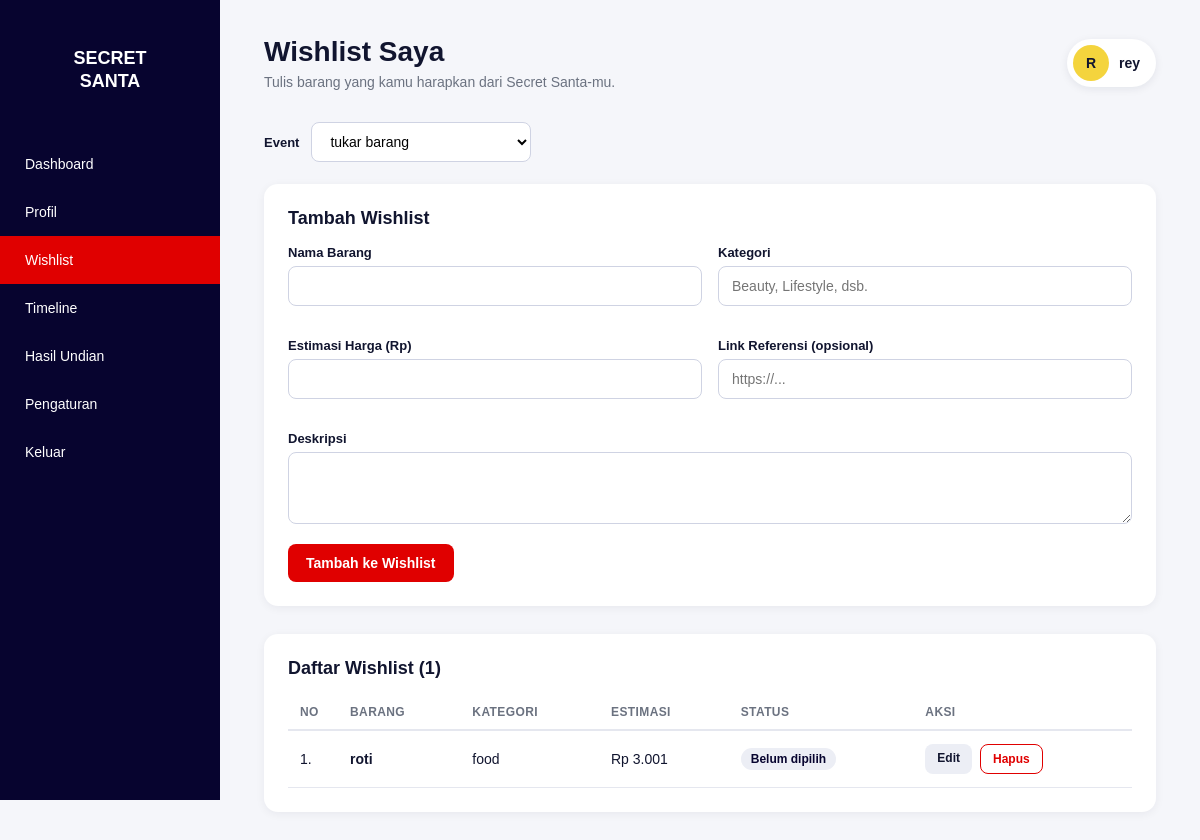
Page /pages/wishlist/saya.php (signed in) on the committed database.
### tables this page shows
CREATE TABLE `events` (
  `id` int(11) NOT NULL,
  `user_id` int(11) NOT NULL,
  `nama_event` varchar(150) NOT NULL,
  `deskripsi` text DEFAULT NULL,
  `budget` decimal(12,2) DEFAULT 0.00,
  `tanggal_event` date DEFAULT NULL,
  `status` enum('draft','aktif','selesai') DEFAULT 'draft',
  `created_at` timestamp NOT NULL DEFAULT current_timestamp()
);

CREATE TABLE `peserta` (
  `id` int(11) NOT NULL,
  `event_id` int(11) NOT NULL,
  `user_id` int(11) NOT NULL,
  `nama` varchar(100) NOT NULL,
  `email` varchar(100) NOT NULL,
  `no_hp` varchar(20) DEFAULT NULL,
  `status` enum('aktif','nonaktif') DEFAULT 'aktif',
  `created_at` timestamp NOT NULL DEFAULT current_timestamp()
);

CREATE TABLE `wishlist` (
  `id` int(11) NOT NULL,
  `peserta_id` int(11) NOT NULL,
  `nama_barang` varchar(150) NOT NULL,
  `kategori` varchar(100) DEFAULT NULL,
  `estimasi_harga` decimal(12,2) DEFAULT 0.00,
  `deskripsi` text DEFAULT NULL,
  `link_referensi` varchar(255) DEFAULT NULL,
  `status` enum('belum_dipilih','dipilih') DEFAULT 'belum_dipilih',
  `created_at` timestamp NOT NULL DEFAULT current_timestamp()
);

### includes/functions.php (called while the page is built, shortened)
<?php
function h($str)
{
    return htmlspecialchars((string) $str, ENT_QUOTES, 'UTF-8');
}
function rupiah($angka): string
{
    return 'Rp ' . number_format((float) $angka, 0, ',', '.');
}
function get_user_events(mysqli $conn, int $user_id): array
{
    $stmt = $conn->prepare(
        "SELECT e.id, e.nama_event, e.deskripsi, e.budget, e.tanggal_event, e.status,
                p.id AS peserta_id, p.created_at AS tanggal_ikut
         FROM peserta p
         JOIN events e ON e.id = p.event_id
         WHERE p.user_id = ?
         ORDER BY (e.status = 'selesai') ASC, e.tanggal_event ASC, e.id DESC"
    );
    $stmt->bind_param('i', $user_id);
    $stmt->execute();
    $rows = $stmt->get_result()->fetch_all(MYSQLI_ASSOC);
    return $rows;
}
?>

### config/config.php (called while the page is built, shortened)
<?php
$base_url = 'http://localhost:8080/Project-TA-rey-nesya-rendra/';
function base_url($path = '')
{
    global $base_url;
    return $base_url . ltrim($path, '/');
}
?>

### pages/wishlist/saya.php (the view, shortened to what this page needs)
<?php
require_once __DIR__ . '/../../config/config.php';
require_once __DIR__ . '/../../includes/functions.php';
$user_id = (int) $_SESSION['user_id'];
$my_events = get_user_events($conn, $user_id);
$event_id   = 0;
$peserta_id = 0;
if ($my_events) {
    $picked    = $my_events[0];
    $event_id   = (int) $picked['id'];
    $peserta_id = (int) $picked['peserta_id'];
}
$self = base_url('pages/wishlist/saya.php?event_id=' . $event_id);
$form  = [
    'id'             => 0,
    'nama_barang'    => '',
    'kategori'       => '',
    'estimasi_harga' => '',
    'deskripsi'      => '',
    'link_referensi' => '',
];
$sedang_edit = $form['id'] > 0;
$wishlist = [];
if ($peserta_id) {
    $stmt = $conn->prepare(
        "SELECT id, nama_barang, kategori, estimasi_harga, deskripsi, link_referensi, status
         FROM wishlist
         WHERE peserta_id = ?
         ORDER BY id DESC"
    );
    $stmt->bind_param('i', $peserta_id);
    $stmt->execute();
    $wishlist = $stmt->get_result()->fetch_all(MYSQLI_ASSOC);
}
require_once __DIR__ . '/../../includes/user_layout_top.php';
?>
<?php if (!$my_events): ?>
    <div class="panel">
        <div class="empty">
            <h3>Kamu Belum Ikut Event</h3>
            <p>Ikut minimal satu event dulu untuk mengisi wishlist bosq.</p>
            <a href="<?= base_url('pages/dashboard/dashboarduser.php') ?>" class="btn btn-primary">Pilih Event</a>
        </div>
    </div>
<?php else: ?>
    <form method="GET" class="filter-bar">
        <label for="event_id">Event</label>
        <select name="event_id" id="event_id" onchange="this.form.submit()">
            <?php foreach ($my_events as $e): ?>
                <option value="<?= (int) $e['id'] ?>" <?= (int) $e['id'] === $event_id ? 'selected' : '' ?>>
                    <?= h($e['nama_event']) ?>
                </option>
            <?php endforeach; ?>
        </select>
    </form>
    <section class="panel">
        <h2><?= $sedang_edit ? 'Edit Wishlist' : 'Tambah Wishlist' ?></h2>
        <form method="POST" action="<?= h($self) ?>">
            <div class="form-row">
                <div class="form-group">
                    <label for="nama_barang">Nama Barang</label>
                    <input type="text" id="nama_barang" name="nama_barang" value="<?= h($form['nama_barang']) ?>" required>
                </div>
                <div class="form-group">
                    <label for="kategori">Kategori</label>
                    <input type="text" id="kategori" name="kategori" value="<?= h($form['kategori']) ?>" placeholder="Beauty, Lifestyle, dsb.">
                </div>
                <div class="form-group">
                    <label for="estimasi_harga">Estimasi Harga (Rp)</label>
                    <input type="number" id="estimasi_harga" name="estimasi_harga" value="<?= h($form['estimasi_harga']) ?>" min="1" step="1000" required>
                </div>
                <div class="form-group">
                    <label for="link_referensi">Link Referensi (opsional)</label>
                    <input type="text" id="link_referensi" name="link_referensi" value="<?= h($form['link_referensi']) ?>" placeholder="https://...">
                </div>
                <div class="form-group full">
                    <label for="deskripsi">Deskripsi</label>
                    <textarea id="deskripsi" name="deskripsi" rows="3"><?= h($form['deskripsi']) ?></textarea>
                </div>
            </div>
            <div class="form-actions">
                <button type="submit" class="btn btn-primary"><?= $sedang_edit ? 'Simpan Perubahan' : 'Tambah ke Wishlist' ?></button>
            </div>
        </form>
    </section>
    <section class="panel">
        <h2>Daftar Wishlist (<?= count($wishlist) ?>)</h2>
        <?php if (!$wishlist): ?>
            <div class="empty">
                <h3>Belum Ada Wishlist</h3>
                <p>Tambahkan barang pertamamu lewat form di atas.</p>
            </div>
        <?php else: ?>
            <div class="table-wrap">
                <table class="data-table">
                    <thead>
                        <tr>
                            <th style="width:50px;">No</th>
                            <th>Barang</th>
                            <th>Kategori</th>
                            <th>Estimasi</th>
                            <th>Status</th>
                            <th>Aksi</th>
                        </tr>
                    </thead>
                    <tbody>
                        <?php foreach ($wishlist as $i => $w): ?>
                            <?php $terkunci = $w['status'] === 'dipilih'; ?>
                            <tr>
                                <td><?= $i + 1 ?>.</td>
                                <td>
                                    <strong><?= h($w['nama_barang']) ?></strong>
                                </td>
                                <td><?= h($w['kategori'] ?: '-') ?></td>
                                <td><?= h(rupiah($w['estimasi_harga'])) ?></td>
                                <td>
                                    <span class="tag <?= $terkunci ? 'ok' : '' ?>">
                                        <?= $terkunci ? 'Dipilih' : 'Belum dipilih' ?>
                                    </span>
                                </td>
                                <td>
                                    <?php if ($terkunci): ?>
                                        <small style="color:#6b7280;">Terkunci</small>
                                    <?php else: ?>
                                        <div class="aksi">
                                            <a href="<?= h(base_url('pages/wishlist/saya.php?event_id=' . $event_id . '&edit=' . (int) $w['id'])) ?>" class="btn btn-secondary btn-small">Edit</a>
                                            <form method="POST" action="<?= h($self) ?>">
                                                <button type="submit" class="btn btn-danger btn-small"
                                                        onclick="return confirm('Yakin ingin menghapus wishlist ini?');">Hapus</button>
                                            </form>
                                        </div>
                                    <?php endif; ?>
                                </td>
                            </tr>
                        <?php endforeach; ?>
                    </tbody>
                </table>
            </div>
        <?php endif; ?>
    </section>
<?php endif; ?>
<?php require_once __DIR__ . '/../../includes/user_layout_bottom.php'; ?>

### assets/css/user.css (style rules this page uses)
* { margin: 0; padding: 0; box-sizing: border-box; }
:root { --navy: #07042f; --navy-soft: #292553; --red: #e00000; --orange: #ff6a00; --ink: #11152f; --muted: #6b7280; --line: #e5e7ef; --bg: #f5f6fa; --white: #ffffff; }
body { font-family: Arial, Helvetica, sans-serif; background: var(--bg); color: var(--ink); }
a { color: inherit; }
.btn, .btn-primary, .btn-secondary, .btn-danger { display: inline-block; border: none; border-radius: 8px; padding: 11px 18px; font-size: 14px; font-weight: bold; text-align: center; text-decoration: none; cursor: pointer; transition: opacity 0.2s, background 0.2s; }
.btn-primary { background: var(--red); color: var(--white); }
.btn-secondary { background: #eceef5; color: var(--ink); }
.btn-danger { background: var(--white); color: var(--red); border: 1px solid var(--red); }
.btn-small { padding: 7px 12px; font-size: 12px; }
.panel { background: var(--white); border-radius: 14px; padding: 24px; box-shadow: 0 2px 10px rgba(17, 21, 47, 0.06); margin-bottom: 28px; }
.panel h2 { font-size: 18px; margin-bottom: 16px; }
.form-row { display: grid; grid-template-columns: repeat(2, 1fr); gap: 16px; }
.form-group { margin-bottom: 16px; }
.form-group.full { grid-column: 1 / -1; }
.form-group label { display: block; font-size: 13px; font-weight: bold; margin-bottom: 6px; }
.form-group input, .form-group select, .form-group textarea { width: 100%; padding: 11px 13px; border: 1px solid #cfd3e3; border-radius: 8px; font-size: 14px; font-family: inherit; background: var(--white); }
.form-actions { display: flex; gap: 10px; flex-wrap: wrap; }
.table-wrap { overflow-x: auto; }
.data-table { width: 100%; border-collapse: collapse; font-size: 14px; }
.data-table th { text-align: left; font-size: 12px; text-transform: uppercase; letter-spacing: 0.4px; color: var(--muted); padding: 10px 12px; border-bottom: 2px solid var(--line); }
.data-table td { padding: 13px 12px; border-bottom: 1px solid var(--line); vertical-align: middle; }
.data-table .aksi { display: flex; gap: 8px; }
.data-table .aksi form { display: inline; }
.tag { display: inline-block; background: #eceef5; color: var(--navy); font-size: 12px; font-weight: bold; padding: 4px 10px; border-radius: 999px; }
.filter-bar { display: flex; align-items: center; gap: 12px; margin-bottom: 22px; flex-wrap: wrap; }
.filter-bar label { font-size: 13px; font-weight: bold; }
.filter-bar select { padding: 10px 14px; border: 1px solid #cfd3e3; border-radius: 8px; font-size: 14px; background: var(--white); min-width: 220px; }

### rows in the picture
events: event_id "tukar barang"
wishlist: nama_barang "roti", kategori "food", estimasi_harga "Rp 3.001", status "Belum dipilih"

### other values in the picture
$item['label'] "Dashboard"
$item['label'] "Profil"
$item['label'] "Wishlist"
$item['label'] "Timeline"
$item['label'] "Hasil Undian"
$item['label'] "Pengaturan"
$page_title "Wishlist Saya"
$page_subtitle "Tulis barang yang kamu harapkan dari Secret Santa-mu."
$inisial "R"
$nama_user "rey"
count($wishlist) "1"
